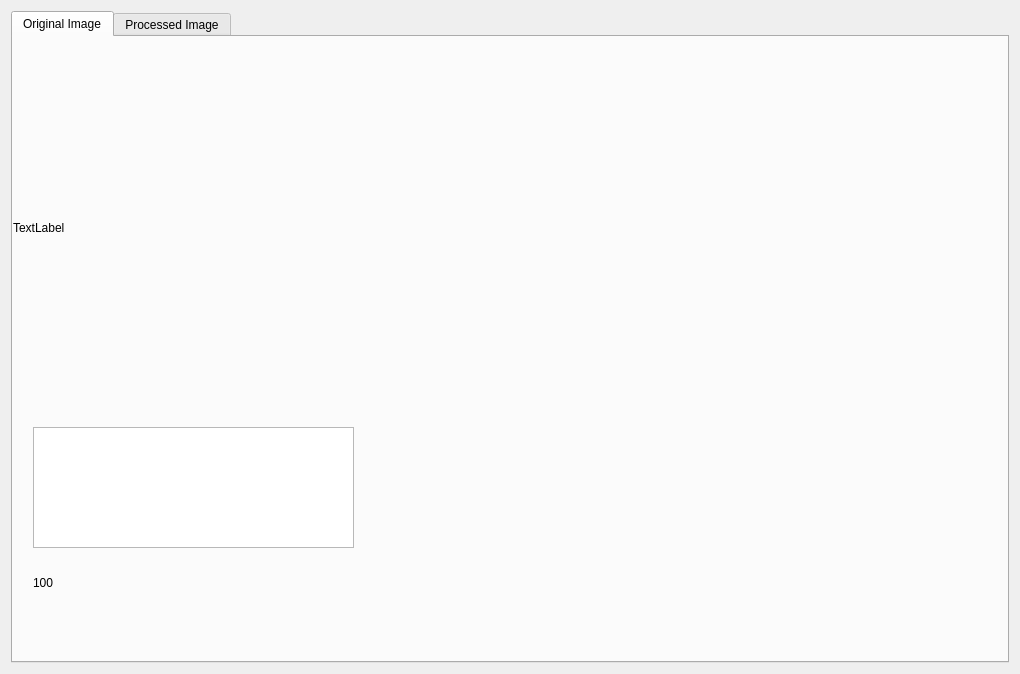
<?xml version="1.0" encoding="UTF-8"?>
<ui version="4.0">
 <class>OpenCVWindow</class>
 <widget class="QDialog" name="OpenCVWindow">
  <property name="geometry">
   <rect>
    <x>0</x>
    <y>0</y>
    <width>1020</width>
    <height>674</height>
   </rect>
  </property>
  <property name="windowTitle">
   <string>Dialog</string>
  </property>
  <layout class="QVBoxLayout" name="verticalLayout">
   <item>
    <widget class="QTabWidget" name="tabWidget">
     <property name="currentIndex">
      <number>0</number>
     </property>
     <widget class="QWidget" name="tabOriginal">
      <attribute name="title">
       <string>Original Image</string>
      </attribute>
      <widget class="QLabel" name="labelOriginal">
       <property name="geometry">
        <rect>
         <x>0</x>
         <y>10</y>
         <width>711</width>
         <height>361</height>
        </rect>
       </property>
       <property name="text">
        <string>TextLabel</string>
       </property>
      </widget>
      <widget class="QTextEdit" name="textEditFlag">
       <property name="geometry">
        <rect>
         <x>20</x>
         <y>390</y>
         <width>321</width>
         <height>121</height>
        </rect>
       </property>
      </widget>
      <widget class="QLabel" name="eularLabel">
       <property name="geometry">
        <rect>
         <x>20</x>
         <y>520</y>
         <width>321</width>
         <height>51</height>
        </rect>
       </property>
       <property name="text">
        <string>100</string>
       </property>
      </widget>
     </widget>
     <widget class="QWidget" name="tabProcessed">
      <attribute name="title">
       <string>Processed Image</string>
      </attribute>
      <widget class="QLabel" name="labelProcessed">
       <property name="geometry">
        <rect>
         <x>20</x>
         <y>30</y>
         <width>841</width>
         <height>431</height>
        </rect>
       </property>
       <property name="text">
        <string>TextLabel</string>
       </property>
      </widget>
     </widget>
    </widget>
   </item>
  </layout>
 </widget>
 <resources/>
 <connections/>
</ui>
